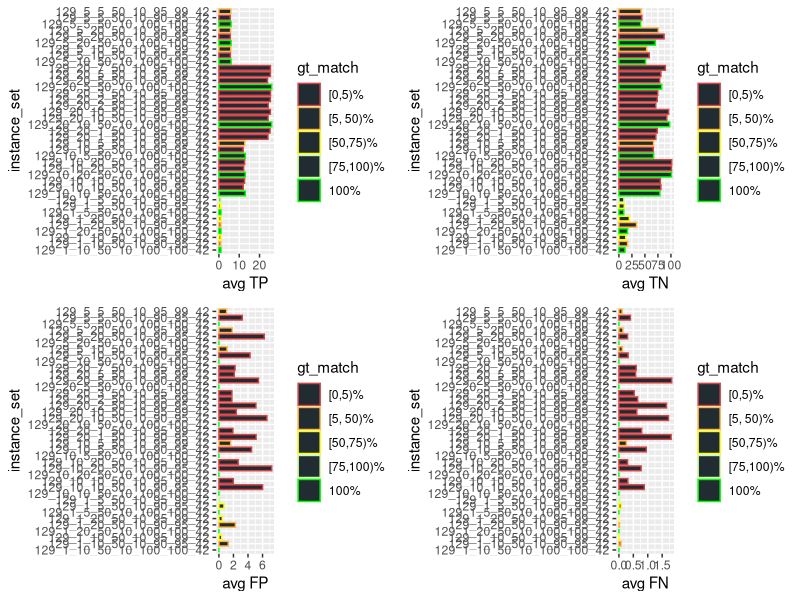
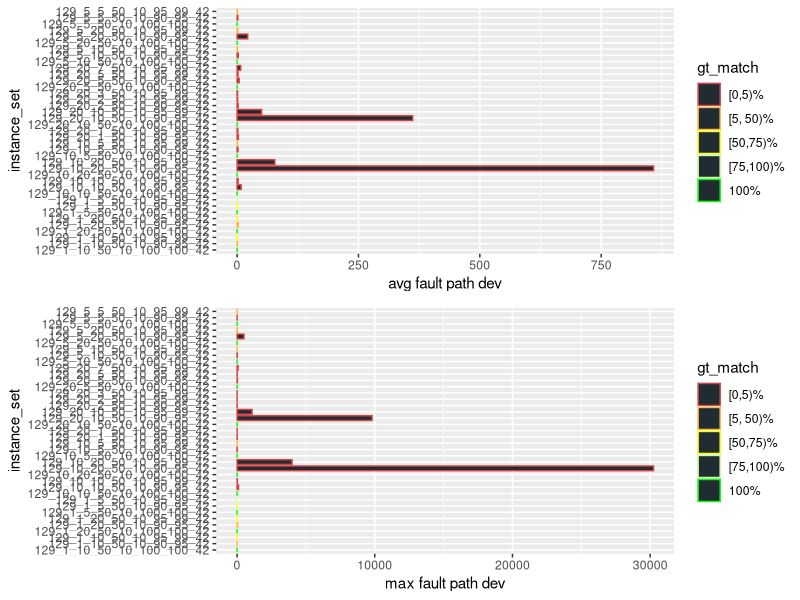
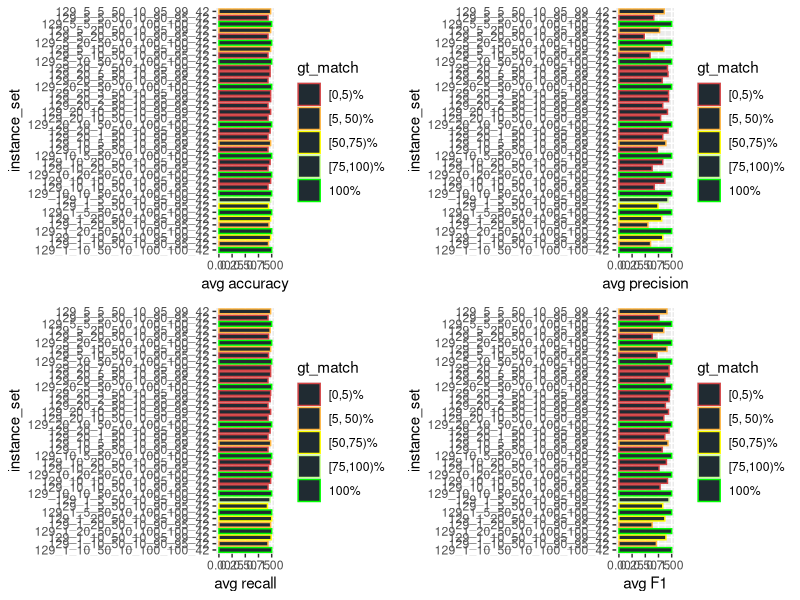
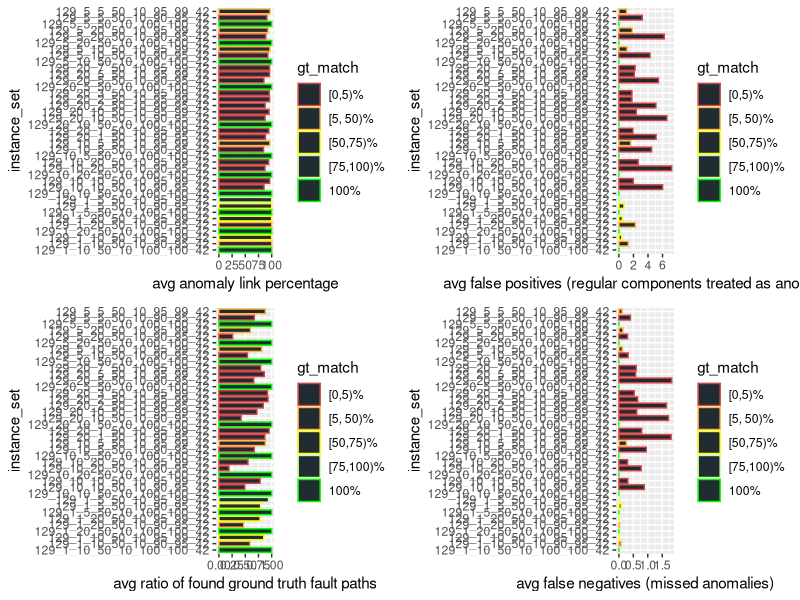
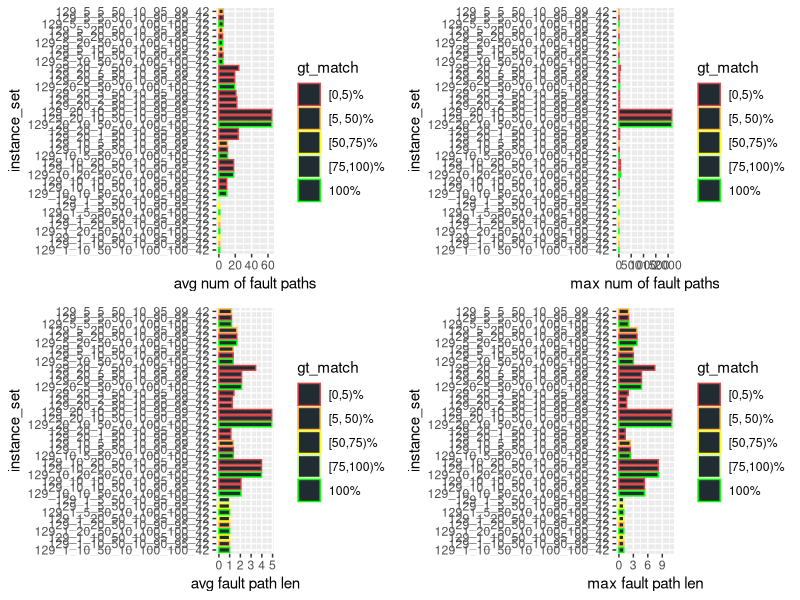
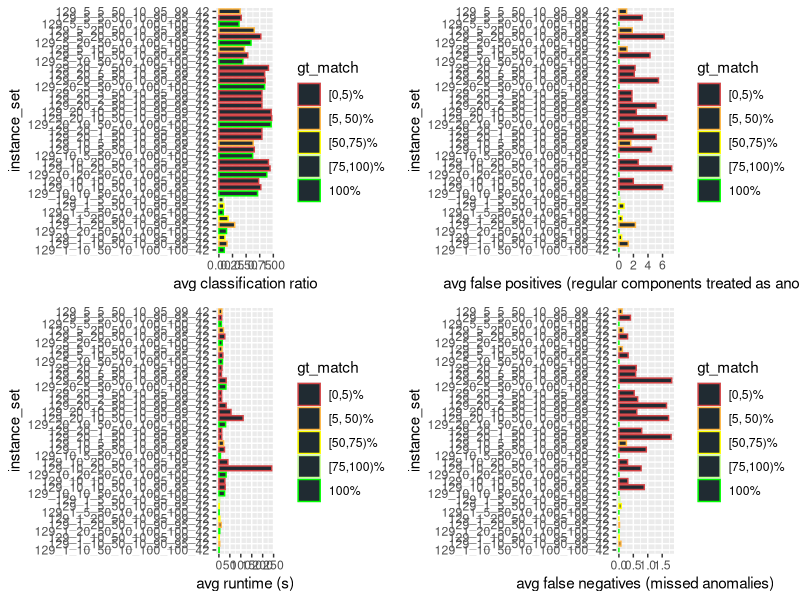
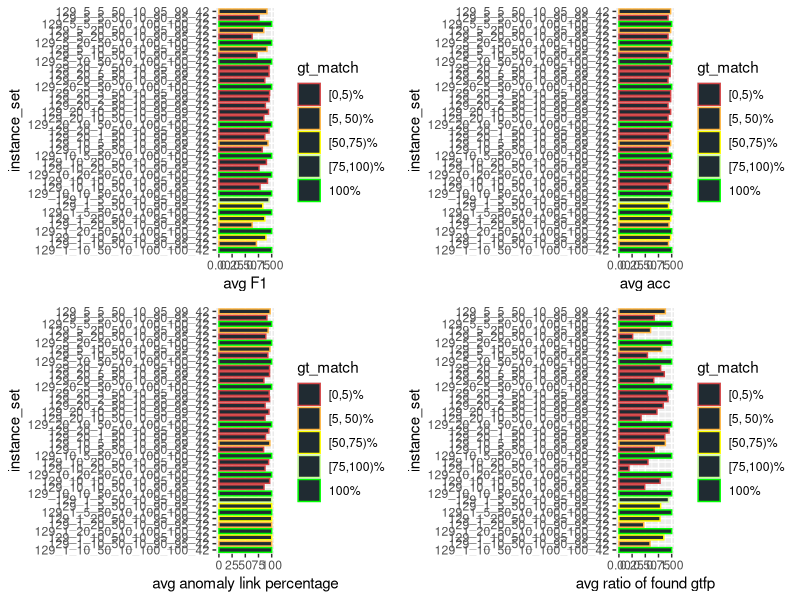

Write the R code that produced these figures, in order.
library(ggplot2)
library(gridExtra)

BAR_COLOR <- c(rgb(32, 43, 50, maxColorValue = 255))
BAR_DEF <- geom_bar(stat = "identity", fill = BAR_COLOR, width = 0.75)
COLOR_VALS <- c("#d44345", "#ffb641", "#ffff00", "#ccff99", "#00ff00")

gen_multi_plot_four <- function(
        pp1, pp2, pp3, pp4, y, x1, x2, x3, x4, filename
    ) {
    fpp1 <- pp1 + BAR_DEF + coord_flip() + xlab(y) + ylab(x1) + scale_color_manual(values = color_mapping)
    fpp2 <- pp2 + BAR_DEF + coord_flip() + xlab(y) + ylab(x2) + scale_color_manual(values = color_mapping)
    fpp3 <- pp3 + BAR_DEF + coord_flip() + xlab(y) + ylab(x3) + scale_color_manual(values = color_mapping)
    fpp4 <- pp4 + BAR_DEF + coord_flip() + xlab(y) + ylab(x4) + scale_color_manual(values = color_mapping)
    combined_plot <- grid.arrange(fpp1, fpp2, fpp3, fpp4, ncol = 2)
    ggsave(combined_plot, file = filename, width = 12, height = 6)
}

gen_multi_plot_two <- function(pp1, pp2, y, x1, x2, filename) {
    fpp1 <- pp1 + BAR_DEF + coord_flip() + xlab(y) + ylab(x1) + scale_color_manual(values = color_mapping)
    fpp2 <- pp2 + BAR_DEF + coord_flip() + xlab(y) + ylab(x2) + scale_color_manual(values = color_mapping)
    combined_plot <- grid.arrange(fpp1, fpp2, ncol = 1)
    ggsave(combined_plot, file = filename, width = 12, height = 6)
}

input <- read.csv(file = "cumulative_res.csv", header = TRUE, sep = ",", check.name = FALSE)

# instead of the percentage value factor(gt_match_perc) for which I'd need 100
# colors, I only want to color / group them into 5 groups
LABELS <- c("[0,5)%", "[5, 50)%", "[50,75)%", "[75,100)%", "100%")
color_mapping <- setNames(COLOR_VALS, LABELS)

input$gt_match <- cut(
    input$gt_match_perc,
    breaks = c(0, 5, 50, 75, 100, Inf),
    labels = LABELS,
    include.lowest = TRUE,
    right = FALSE
)

p1 <- ggplot(
    data = input, aes_string(
        x = "instance_set", y = "avg_tp", color = "gt_match", group = "gt_match"
    )
)

p2 <- ggplot(
    data = input, aes_string(
        x = "instance_set", y = "avg_tn", color = "gt_match", group = "gt_match"
    )
)

p3 <- ggplot(
    data = input, aes_string(
        x = "instance_set", y = "avg_fp", color = "gt_match", group = "gt_match"
    )
)

p4 <- ggplot(
    data = input, aes_string(
        x = "instance_set", y = "avg_fn", color = "gt_match", group = "gt_match"
    )
)

# confusion matrix multiplot
gen_multi_plot_four(p1, p2, p3, p4, "instance_set", "avg TP", "avg TN", "avg FP", "avg FN", "confusion_matrix.png")

p1 <- ggplot(
    data = input, aes_string(
        x = "instance_set", y = "fp_dev_mean", color = "gt_match", group = "gt_match"
    )
)

p2 <- ggplot(
    data = input, aes_string(
        x = "instance_set", y = "fp_dev_max", color = "gt_match", group = "gt_match"
    )
)

# fault path dev multiplot
gen_multi_plot_two(p1, p2, "instance_set", "avg fault path dev", "max fault path dev", "fault_path_dev.png")

p1 <- ggplot(
    data = input, aes_string(
        x = "instance_set", y = "avg_acc", color = "gt_match", group = "gt_match"
    )
)

p2 <- ggplot(
    data = input, aes_string(
        x = "instance_set", y = "avg_prec", color = "gt_match", group = "gt_match"
    )
)

p3 <- ggplot(
    data = input, aes_string(
        x = "instance_set", y = "avg_rec", color = "gt_match", group = "gt_match"
    )
)

p4 <- ggplot(
    data = input, aes_string(
        x = "instance_set", y = "avg_f1", color = "gt_match", group = "gt_match"
    )
)

# common eval metrics
gen_multi_plot_four(p1, p2, p3, p4, "instance_set", "avg accuracy", "avg precision", "avg recall", "avg F1", "eval_metrics.png")

p1 <- ggplot(
    data = input, aes_string(
        x = "instance_set", y = "avg_ano_link_perc", color = "gt_match", group = "gt_match"
    )
)

p2 <- ggplot(
    data = input, aes_string(
        x = "instance_set", y = "avg_fp", color = "gt_match", group = "gt_match"
    )
)

p3 <- ggplot(
    data = input, aes_string(
        x = "instance_set", y = "avg_ratio_of_found_gtfp", color = "gt_match", group = "gt_match"
    )
)

p4 <- ggplot(
    data = input, aes_string(
        x = "instance_set", y = "avg_fn", color = "gt_match", group = "gt_match"
    )
)

# ground truth analysis
gen_multi_plot_four(
    p1, p2, p3, p4,
    "instance_set",
    "avg anomaly link percentage",
    "avg false positives (regular components treated as anomalies)",
    "avg ratio of found ground truth fault paths",
    "avg false negatives (missed anomalies)",
    "gt_analysis.png"
)

p1 <- ggplot(
    data = input, aes_string(
        x = "instance_set", y = "avg_num_fault_paths", color = "gt_match", group = "gt_match"
    )
)

p2 <- ggplot(
    data = input, aes_string(
        x = "instance_set", y = "max_num_fault_paths", color = "gt_match", group = "gt_match"
    )
)

p3 <- ggplot(
    data = input, aes_string(
        x = "instance_set", y = "avg_fault_path_len", color = "gt_match", group = "gt_match"
    )
)

p4 <- ggplot(
    data = input, aes_string(
        x = "instance_set", y = "max_fault_path_len", color = "gt_match", group = "gt_match"
    )
)

# fault path plot
gen_multi_plot_four(p1, p2, p3, p4, "instance_set", "avg num of fault paths", "max num of fault paths", "avg fault path len", "max fault path len", "fault_paths.png")


p1 <- ggplot(
    data = input, aes_string(
        x = "instance_set", y = "avg_classification_ratio", color = "gt_match", group = "gt_match"
    )
)

p2 <- ggplot(
    data = input, aes_string(
        x = "instance_set", y = "avg_fp", color = "gt_match", group = "gt_match"
    )
)

p3 <- ggplot(
    data = input, aes_string(
        x = "instance_set", y = "`avg_runtime (s)`", color = "gt_match", group = "gt_match"
    )
)

p4 <- ggplot(
    data = input, aes_string(
        x = "instance_set", y = "avg_fn", color = "gt_match", group = "gt_match"
    )
)

# classification ratio, etc.
gen_multi_plot_four(
    p1, p2, p3, p4,
    "instance_set",
    "avg classification ratio",
    "avg false positives (regular components treated as anomalies)",
    "avg runtime (s)",
    "avg false negatives (missed anomalies)",
    "classification_ratio.png"
)

# visualize compensation capability

p1 <- ggplot(
    data = input, aes_string(
        x = "instance_set", y = "avg_f1", color = "gt_match", group = "gt_match"
    )
)

p2 <- ggplot(
    data = input, aes_string(
        x = "instance_set", y = "avg_acc", color = "gt_match", group = "gt_match"
    )
)

p3 <- ggplot(
    data = input, aes_string(
        x = "instance_set", y = "avg_ano_link_perc", color = "gt_match", group = "gt_match"
    )
)

p4 <- ggplot(
    data = input, aes_string(
        x = "instance_set", y = "avg_ratio_of_found_gtfp", color = "gt_match", group = "gt_match"
    )
)

gen_multi_plot_four(
    p1, p2, p3, p4,
    "instance_set",
    "avg F1",
    "avg acc",
    "avg anomaly link percentage",
    "avg ratio of found gtfp",
    "compensation.png"
)
